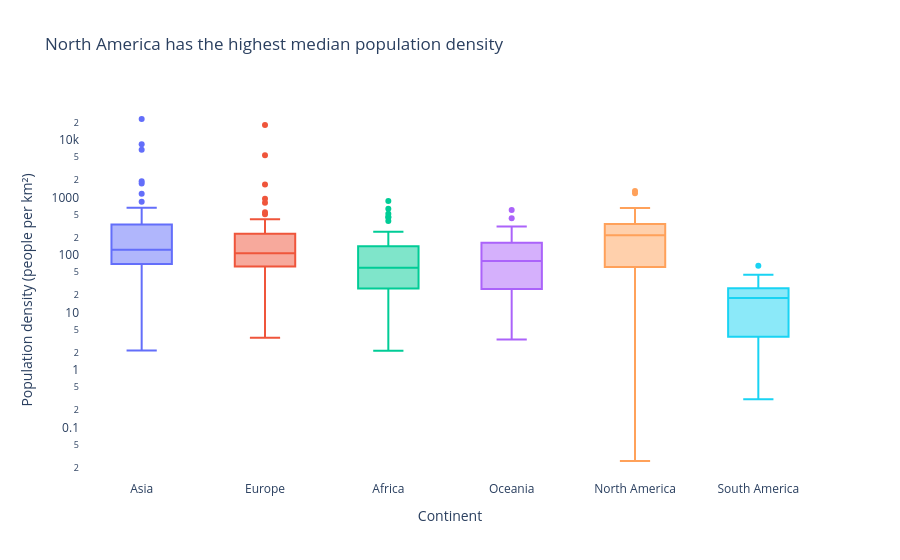

The notebook cell this image was saved under:
### Markdown cell above
**Chart choice & justification:** *Which chart did you choose, and why? Justify design choices.

**I chose a box plot because the question asks about the spread of population density. A box plot shows the median, variation and unusual values for each continent instead of only showing an average. I used a logarithmic scale because population density differs greatly between countries.**

### Code cell
# Q4
# YOUR CODE HERE


median_density = (
    df.groupby("Continent")["Density"]
    .median()
    .sort_values(ascending=False)
)

highest = median_density.index[0]

fig = px.box(
    df,
    x="Continent",
    y="Density",
    color="Continent",
    points="outliers",
    log_y=True,
    title=f"{highest} has the highest median population density"
)

fig.update_layout(
    template="plotly_white",
    showlegend=False,
    xaxis_title="Continent",
    yaxis_title="Population density (people per km²)"
)

fig.update_xaxes(showgrid=False)
fig.update_yaxes(showgrid=False)

fig.show()

### Figure 1 — Plotly figure (JSON) as saved in the notebook; plotly's stock layout.template omitted (floating-point values rounded to 4 significant figures)
{"data": [{"alignmentgroup": "True", "boxpoints": "outliers", "hovertemplate": "Continent=%{x}<br>Density=%{y}<extra></extra>", "legendgroup": "Asia", "marker": {"color": "#636efa"}, "name": "Asia", "notched": false, "offsetgroup": "Asia", "orientation": "v", "showlegend": true, "type": "box", "x": ["Asia", "Asia", "Asia", "Asia", "Asia", "Asia", "Asia", "Asia", "Asia", "Asia", "Asia", "Asia", "Asia", "Asia", "Asia", "Asia", "Asia", "Asia", "Asia", "Asia", "Asia", "Asia", "Asia", "Asia", "Asia", "Asia", "Asia", "Asia", "Asia", "Asia", "Asia", "Asia", "Asia", "Asia", "Asia", "Asia", "Asia", "Asia", "Asia", "Asia", "Asia", "Asia", "Asia", "Asia", "Asia", "Asia", "Asia", "Asia", "Asia", "Asia"], "x0": " ", "xaxis": "x", "y": [63.06, 93.48, 119.6, 1924.0, 1160.0, 20.38, 77.88, 92.62, 146.9, 53.72, 6783.0, 431.1, 144.7, 53.73, 101.5, 435.2, 328.0, 126.3, 7.119, 239.6, 33.16, 31.8, 525.2, 23170.0, 102.6, 1746.0, 2.173, 80.08, 207.6, 216.3, 14.79, 267.4, 844.1, 337.5, 232.6, 16.94, 8416.0, 517.1, 332.8, 119.5, 660.2, 69.55, 139.7, 90.18, 108.9, 13.18, 112.9, 77.4, 296.4, 63.82], "y0": " ", "yaxis": "y"}, {"alignmentgroup": "True", "boxpoints": "outliers", "hovertemplate": "Continent=%{x}<br>Density=%{y}<extra></extra>", "legendgroup": "Europe", "marker": {"color": "#EF553B"}, "name": "Europe", "notched": false, "offsetgroup": "Europe", "orientation": "v", "showlegend": true, "type": "box", "x": ["Europe", "Europe", "Europe", "Europe", "Europe", "Europe", "Europe", "Europe", "Europe", "Europe", "Europe", "Europe", "Europe", "Europe", "Europe", "Europe", "Europe", "Europe", "Europe", "Europe", "Europe", "Europe", "Europe", "Europe", "Europe", "Europe", "Europe", "Europe", "Europe", "Europe", "Europe", "Europe", "Europe", "Europe", "Europe", "Europe", "Europe", "Europe", "Europe", "Europe", "Europe", "Europe", "Europe", "Europe", "Europe", "Europe", "Europe", "Europe", "Europe", "Europe"], "x0": " ", "xaxis": "x", "y": [98.87, 170.6, 106.6, 45.93, 381.8, 63.14, 61.17, 71.22, 135.3, 133.1, 136.5, 29.32, 38.11, 16.37, 117.1, 233.5, 5442.0, 78.68, 811.6, 107.1, 3.62, 71.48, 147.8, 195.9, 955.0, 28.67, 245.8, 42.11, 250.4, 1688.0, 96.7, 18230.0, 45.4, 419.7, 81.42, 16.78, 127.5, 111.5, 82.47, 8.464, 551.8, 81.73, 115.1, 104.6, 93.99, 23.43, 211.7, 65.79, 277.9, 510.0], "y0": " ", "yaxis": "y"}, {"alignmentgroup": "True", "boxpoints": "outliers", "hovertemplate": "Continent=%{x}<br>Density=%{y}<extra></extra>", "legendgroup": "Africa", "marker": {"color": "#00cc96"}, "name": "Africa", "notched": false, "offsetgroup": "Africa", "orientation": "v", "showlegend": true, "type": "box", "x": ["Africa", "Africa", "Africa", "Africa", "Africa", "Africa", "Africa", "Africa", "Africa", "Africa", "Africa", "Africa", "Africa", "Africa", "Africa", "Africa", "Africa", "Africa", "Africa", "Africa", "Africa", "Africa", "Africa", "Africa", "Africa", "Africa", "Africa", "Africa", "Africa", "Africa", "Africa", "Africa", "Africa", "Africa", "Africa", "Africa", "Africa", "Africa", "Africa", "Africa", "Africa", "Africa", "Africa", "Africa", "Africa", "Africa", "Africa", "Africa", "Africa", "Africa", "Africa", "Africa", "Africa", "Africa", "Africa", "Africa", "Africa"], "x0": " ", "xaxis": "x", "y": [18.85, 28.55, 118.6, 4.519, 83.06, 463.1, 58.71, 147.1, 8.956, 13.8, 449.4, 48.31, 42.22, 110.7, 59.71, 31.33, 69.2, 111.7, 8.925, 253.2, 140.3, 56.37, 58.29, 87.33, 93.09, 75.96, 47.61, 3.872, 50.44, 172.2, 18.22, 4.595, 637.0, 871.9, 83.88, 41.13, 3.109, 20.69, 236.6, 17.46, 387.9, 523.1, 235.9, 88.03, 237.0, 120.0, 27.6, 49.05, 17.61, 24.85, 69.3, 155.8, 75.52, 195.6, 2.165, 26.6, 41.77], "y0": " ", "yaxis": "y"}, {"alignmentgroup": "True", "boxpoints": "outliers", "hovertemplate": "Continent=%{x}<br>Density=%{y}<extra></extra>", "legendgroup": "Oceania", "marker": {"color": "#ab63fa"}, "name": "Oceania", "notched": false, "offsetgroup": "Oceania", "orientation": "v", "showlegend": true, "type": "box", "x": ["Oceania", "Oceania", "Oceania", "Oceania", "Oceania", "Oceania", "Oceania", "Oceania", "Oceania", "Oceania", "Oceania", "Oceania", "Oceania", "Oceania", "Oceania", "Oceania", "Oceania", "Oceania", "Oceania", "Oceania", "Oceania", "Oceania", "Oceania"], "x0": " ", "xaxis": "x", "y": [222.5, 3.403, 72.08, 50.88, 73.5, 312.9, 161.8, 229.7, 162.6, 603.2, 15.61, 19.17, 7.439, 106.8, 39.34, 21.91, 78.25, 25.06, 155.9, 143.0, 435.1, 26.81, 81.49], "y0": " ", "yaxis": "y"}, {"alignmentgroup": "True", "boxpoints": "outliers", "hovertemplate": "Continent=%{x}<br>Density=%{y}<extra></extra>", "legendgroup": "North America", "marker": {"color": "#FFA15A"}, "name": "North America", "notched": false, "offsetgroup": "North America", "orientation": "v", "showlegend": true, "type": "box", "x": ["North America", "North America", "North America", "North America", "North America", "North America", "North America", "North America", "North America", "North America", "North America", "North America", "North America", "North America", "North America", "North America", "North America", "North America", "North America", "North America", "North America", "North America", "North America", "North America", "North America", "North America", "North America", "North America", "North America", "North America", "North America", "North America", "North America", "North America", "North America", "North America", "North America", "North America", "North America", "North America"], "x0": " ", "xaxis": "x", "y": [174.3, 212.1, 591.4, 29.4, 655.0, 17.65, 1189.0, 207.3, 3.851, 260.2, 101.4, 102.0, 430.5, 96.85, 230.7, 301.1, 0.0261, 364.6, 243.1, 163.9, 417.5, 92.74, 257.2, 325.8, 64.91, 43.04, 53.3, 58.46, 366.7, 522.2, 182.6, 292.0, 599.8, 24.22, 267.2, 1299.0, 298.4, 48.21, 36.09, 286.6], "y0": " ", "yaxis": "y"}, {"alignmentgroup": "True", "boxpoints": "outliers", "hovertemplate": "Continent=%{x}<br>Density=%{y}<extra></extra>", "legendgroup": "South America", "marker": {"color": "#19d3f3"}, "name": "South America", "notched": false, "offsetgroup": "South America", "orientation": "v", "showlegend": true, "type": "box", "x": ["South America", "South America", "South America", "South America", "South America", "South America", "South America", "South America", "South America", "South America", "South America", "South America", "South America", "South America"], "x0": " ", "xaxis": "x", "y": [16.37, 11.13, 25.28, 25.93, 45.43, 65.02, 0.3105, 3.646, 3.762, 16.67, 26.49, 3.773, 18.91, 30.88], "y0": " ", "yaxis": "y"}], "layout": {"boxmode": "overlay", "legend": {"title": {"text": "Continent"}, "tracegroupgap": 0}, "showlegend": false, "title": {"text": "North America has the highest median population density"}, "xaxis": {"anchor": "y", "categoryarray": ["Asia", "Europe", "Africa", "Oceania", "North America", "South America"], "categoryorder": "array", "domain": [0, 1], "showgrid": false, "title": {"text": "Continent"}}, "yaxis": {"anchor": "x", "domain": [0, 1], "showgrid": false, "title": {"text": "Population density (people per km²)"}, "type": "log"}}}
